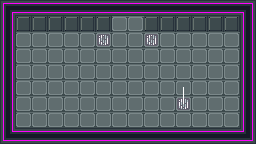

Tiled map render using the project's own tile images. Description and the whole map definition, tile-layer contents included, below:
An orthogonal 16x9 tile map with 16x16 px tiles, 2 tile layers (Art, Circuit 1), 1 hidden layer not drawn, 3 tilesets and 9 objects (2x QuballMulti, 2x Lock, Player, Laser, DoubleDoor, ...).

<map version="1.2" tiledversion="1.3.1" orientation="orthogonal" renderorder="right-down" compressionlevel="0" width="16" height="9" tilewidth="16" tileheight="16" infinite="0" nextlayerid="6" nextobjectid="14">
 <editorsettings>
  <export format="tmx" />
 </editorsettings>
 <properties>
  <property name="Gates">Apply X on (qubits 9) 1.
Apply X multi on indices (qubits 6, [2, 3]).
Apply X on qubit 13.</property>
 </properties>
 <tileset firstgid="1" source="../tilesets/industrial-sprite-sheet-DeadEnd-LMZ.tsx" />
 <tileset firstgid="205" source="../tilesets/sprites.tsx" />
 <tileset firstgid="212" source="../tilesets/wire_tileset.tsx" />
 <layer id="1" name="Art" width="16" height="9">
  <data encoding="csv">
4,6,6,6,6,6,6,6,6,6,6,6,6,6,6,5,
7,30,30,30,30,30,30,21,21,30,30,30,30,30,30,7,
7,21,21,21,21,21,190,21,21,190,21,21,21,21,21,7,
7,21,21,21,21,21,21,21,21,21,21,21,21,21,21,7,
7,21,21,21,21,21,21,21,21,21,21,21,21,21,21,7,
7,21,21,21,21,21,21,21,21,21,21,21,21,21,21,7,
7,21,21,21,21,21,21,21,21,21,21,190,21,21,21,7,
7,21,21,21,21,21,21,21,21,21,21,21,21,21,21,7,
16,6,6,6,6,6,6,6,6,6,6,6,6,6,6,17
</data>
 </layer>
 <layer id="4" name="Circuit 1" width="16" height="9">
  <properties>
   <property name="ControlsMulti" value="activated [cell (11, 6)]" />
  </properties>
  <data encoding="csv">
0,0,0,0,0,0,0,0,0,0,0,0,0,0,0,0,
0,0,0,0,0,0,0,0,0,0,0,0,0,0,0,0,
0,0,0,0,0,0,0,0,0,0,0,0,0,0,0,0,
0,0,0,0,0,0,0,0,0,0,0,0,0,0,0,0,
0,0,0,0,0,0,0,0,0,0,0,0,0,0,0,0,
0,0,0,0,0,0,0,0,0,0,0,216,0,0,0,0,
0,0,0,0,0,0,0,0,0,0,0,226,0,0,0,0,
0,0,0,0,0,0,0,0,0,0,0,0,0,0,0,0,
0,0,0,0,0,0,0,0,0,0,0,0,0,0,0,0
</data>
 </layer>
 <layer id="2" name="Collision" width="16" height="9" visible="0">
  <properties>
   <property name="Collision" type="bool" value="true" />
  </properties>
  <data encoding="csv">
101,101,101,101,101,101,101,101,101,101,101,101,101,101,101,101,
101,101,101,101,101,101,101,0,0,101,101,101,101,101,101,101,
101,0,0,0,0,0,0,0,0,0,0,0,0,0,0,101,
101,0,0,0,0,0,0,0,0,0,0,0,0,0,0,101,
101,0,0,0,0,0,0,0,0,0,0,0,0,0,0,101,
101,0,0,0,0,0,0,0,0,0,0,0,0,0,0,101,
101,0,0,0,0,0,0,0,0,0,0,0,0,0,0,101,
101,0,0,0,0,0,0,0,0,0,0,0,0,0,0,101,
101,101,101,101,101,101,101,101,101,101,101,101,101,101,101,101
</data>
 </layer>
 <objectgroup id="3" name="Objects">
  <object id="2" name="Player" type="Player" gid="205" x="144" y="112" width="16" height="16" />
  <object id="3" name="X Laser Left" type="Laser" gid="206" x="176" y="96" width="32" height="32">
   <properties>
    <property name="ControlsMulti" value="activated [cell (11, 6)]" />
    <property name="Direction" value="Left" />
    <property name="Gate" value="X" />
   </properties>
  </object>
  <object id="5" name="DoubleDoor" type="DoubleDoor" gid="211" x="112" y="32" width="32" height="16">
   <properties>
    <property name="Controls" value="unlocked [10, 11]" />
   </properties>
  </object>
  <object id="6" name="QuballMulti" type="QuballMulti" gid="210" x="176" y="112" width="16" height="16" />
  <object id="9" name="QuballMulti" type="QuballMulti" gid="210" x="96" y="96" width="16" height="16" />
  <object id="10" name="Lock" type="Lock" gid="208" x="144" y="32" width="16" height="16">
   <properties>
    <property name="Code" value="0011" />
    <property name="ControlsMulti" value="activated [cell (9, 2)]" />
   </properties>
  </object>
  <object id="11" name="Lock" type="Lock" gid="208" x="96" y="32" width="16" height="16">
   <properties>
    <property name="Code" value="1111" />
    <property name="ControlsMulti" value="activated [cell (6, 2)]" />
   </properties>
  </object>
  <object id="12" name="Exit" type="Exit" x="112" y="16" width="32" height="16" />
  <object id="13" name="Quball" type="Quball" gid="209" x="192" y="112" width="16" height="16" />
 </objectgroup>
</map>
